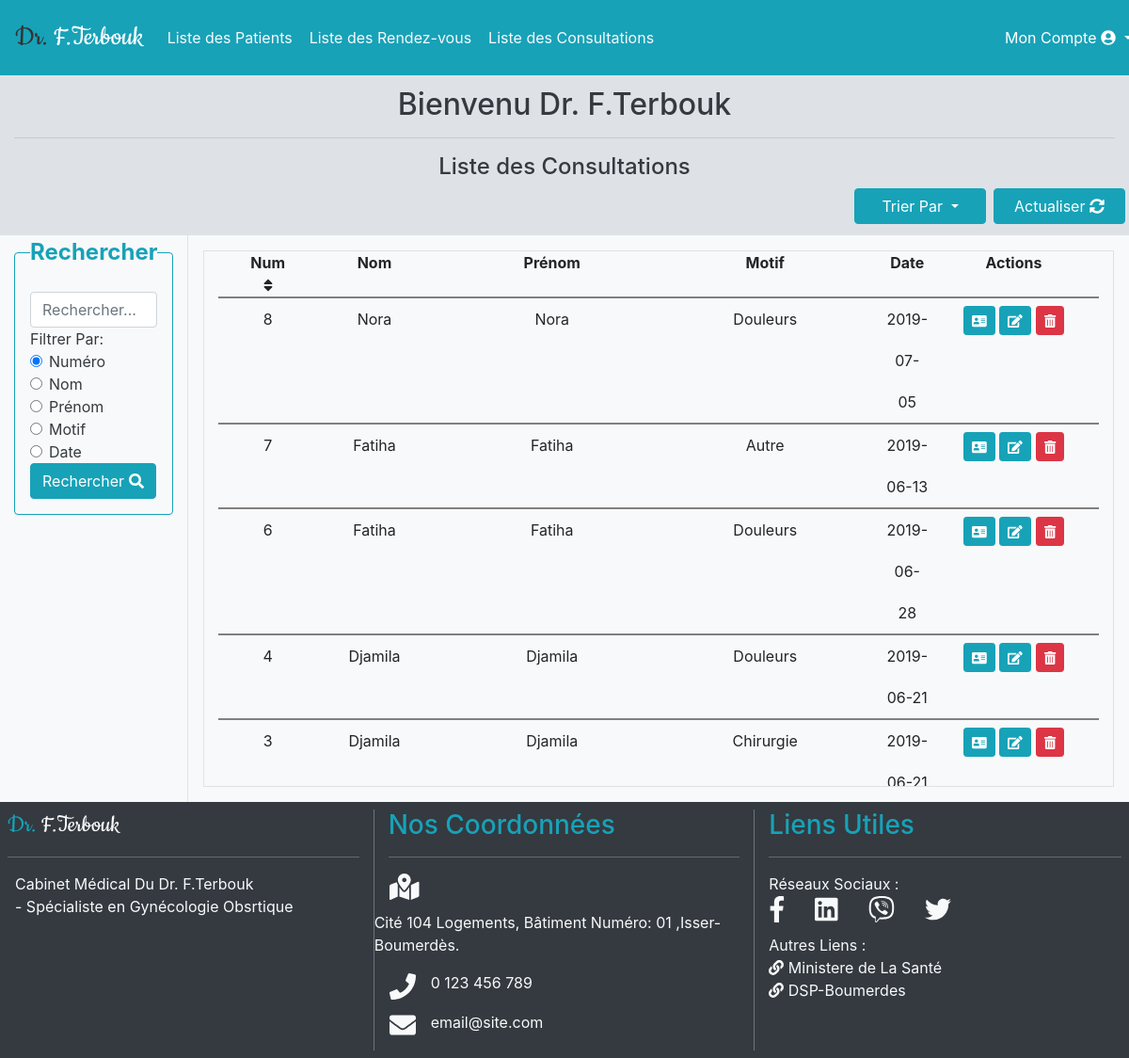
Page /pg/liste.consultations.php (signed in) on the committed database.
### tables this page shows
CREATE TABLE `consultation` (
  `numero` int(11) NOT NULL,
  `num_patient` int(10) UNSIGNED DEFAULT NULL,
  `date_consultation` date DEFAULT NULL,
  `heure_cons` varchar(5) NOT NULL,
  `motif` varchar(100) DEFAULT NULL,
  `descriptif` varchar(300) DEFAULT NULL
);

CREATE TABLE `patient` (
  `matricule` int(10) UNSIGNED NOT NULL,
  `id` varchar(20) NOT NULL,
  `password` varchar(40) NOT NULL,
  `nom` varchar(20) NOT NULL,
  `prenom` varchar(20) NOT NULL,
  `age` int(3) UNSIGNED NOT NULL,
  `adresse` varchar(50) NOT NULL,
  `email` varchar(50) NOT NULL,
  `numtel` varchar(10) NOT NULL
);

### inc/bcl.consultations.inc.php (the view, shortened to what this page needs)
<?php
$resultat = $mysqli->query($requete) or die ('Erreur '.$requete.' '.$mysqli->error);
if (mysqli_num_rows($resultat) > 0) {
while ($ligne = $resultat->fetch_assoc()) {
 echo
                     '<div class="row col-lg-12 text-center mx-1" style="border-bottom: solid 2px grey;">
                        <div class=" col-lg-1 d-none d-lg-block" style="line-height: 275%;">
                            '.$ligne['numero'].'
                        </div>
                        <div class=" col-lg-2 col-md-3" style="line-height: 275%;">
                            '.$ligne['nom'].'
                        </div>
                        <div class=" col-lg-3 col-md-3" style="line-height: 275%;">
                            '.$ligne['prenom'].'
                        </div>
                        <div class="col-lg-3 d-none d-lg-block" style="line-height: 275%;">
                            '.$ligne['motif'].'
                        </div>
                        <div class=" col-lg-1 col-md-3" style="line-height: 275%;">
                            '.$ligne['date_consultation'].'
                        </div>
                        <div class="col-lg-2 col-md-3">
                            <a class="btn-sm btn btn-info my-2" title="Afficher les Détails" href="index.php?p=4&numero='.$ligne['numero'].'">
                                        <i class="fas fa-address-card"></i></a>
                                    <a class="btn-sm btn btn-info my-2 " title="Modifier" href="index.php?p=3&numero='.$ligne['numero'].'">
                                        <i class="fas fa-edit"></i></a>
                                    <a class="btn-sm btn btn-danger my-2 " title="Supprimer" href="index.php?p=1&delete=1&numero='.$ligne['numero'].'" onclick="return confirm(\'Supprimer?\');">
                                        <i class="fas fa-trash-alt"></i></a>
                        </div>
                    </div>';
}
}
else {
    echo '<div class=" col-lg-12 text-center mx-1" style="border-bottom: solid 2px grey;padding:20px">
                        <h4 class="text-center">Aucune Consultation Trouvée</h4>
                    </div>';
}
?>

### pg/liste.consultations.php (shortened to what this page needs)
<?php
include("inc/fonction.inc.php");
?>
<!DOCTYPE html>
<html>
    <?php
include("inc/h.inc.php");
?>
    <body style="overflow-x: hidden;">
               <?php
include("inc/nav_medecin.inc.php");
include("inc/tri.consultations.inc.php");
?>
        <div class="container-fluid">
            <div class="row">
                <div class="col-12 py-2 text-dark" style="background-color: #dee2e6;">
                    <h2 class="m-1 text-center">
                        Bienvenu Dr. F.Terbouk
                    </h2>
                    <hr>
                    <h4 class="m-1 text-center">
                        Liste des Consultations
                    </h4>
                    <div class="float-right">
                        <div class="row">
                    		<div class="dropdown">
                        		<button aria-expanded="false" title="Trier La liste des Consultations" style="width: 140px;" aria-haspopup="true" class="btn btn-info dropdown-toggle m-1" data-toggle="dropdown" id="dropdownMenuButton" type="button">
                            		Trier Par
                        		</button>
                    		</div>
                    		<div>
                            <a class="btn btn-info m-1" title="Actualiser La Liste des Consultations" href="index.php?p=1" style="width: 140px;">
                                Actualiser  <i class="fas fa-sync-alt"></i>
                            </a>
                            </div>
                        </div>
                    </div>
                </div>
                <div class="col-lg-2 col-sm-12 text-center text-dark border border-bottom-0 border-left-0 border-top-0 bg-light search-height">
					<form class="form-group text-left mx-auto" enctype="multipart/form-data" method="post" action="index.php?p=1" accept-charset="utf-8">
						<fieldset class="border rounded border-info p-3">
						<legend class="text-center font-weight-bold text-info">Rechercher</legend>
                        <input required="required" class="form-control" placeholder="Rechercher..." name="search" type="search"></input>
                        <label class="form-check-label">Filtrer Par:</label>
                        <div class="form-check" for="radio1">
                        <label class="form-check-label d-none d-lg-block" ><input class="form-check-input" type="radio" id="radio1" name="filtre" value="numero" checked="checked">Numéro</label>
                        </div>
                        <div class="form-check" for="radio2">
                        <label class="form-check-label"><input class="form-check-input" type="radio" id="radio2" name="filtre" value="nom">Nom</label>
                        </div>
                        <div class="form-check" for="radio3" >
                        <label class="form-check-label"><input class="form-check-input" type="radio" id="radio3" name="filtre" value="prenom">Prénom</label>
                        </div>
                        <div class="form-check" for="radio4">
                        <label class="form-check-label d-none d-lg-block"><input class="form-check-input" type="radio" id="radio4" name="filtre" value="motif">Motif</label>
                        </div>
                        <div class="form-check" for="radio5">
                        <label class="form-check-label"><input class="form-check-input" type="radio" id="radio5" name="filtre" value="date_consultation">Date</label>
                        </div>
                        <button type="submit" title="Rechercher..." class="btn btn-info">Rechercher <i class="fas fa-search"></i></button>
                        </fieldset>
                    </form>
                </div>
                <div class="col-lg-10 col-sm-12 bg-light px-3 py-3">
                    <div  class="row col-lg-12 text-center justify-content-center border mx-auto align-items-center" style="overflow-y: scroll; max-height: 570px;">
                    <div class="row col-lg-12 text-center font-weight-bold mx-1" style="border-bottom: solid 2px grey;">
                        <div class="col-lg-1 d-none d-lg-block">
                            Num <?php echo $titre1;?>
                        </div>
                        <div class=" col-lg-2 col-md-3">
                            Nom <?php echo $titre2;?>
                        </div>
                        <div class=" col-lg-3 col-md-3">
                            Prénom <?php echo $titre3;?>
                        </div>
                        <div class=" col-lg-3 d-none d-lg-block">
                            Motif <?php echo $titre4;?>
                        </div>
                        <div class="col-lg-1 col-md-3">
                            Date <?php echo $titre5;?>
                        </div>
                        <div class=" col-lg-2 col-md-3 d-none d-md-block">
                            Actions
                        </div>
                    </div>
                    <?php
		include("inc/bcl.consultations.inc.php");
		           ?>
                    </div>
                </div>
                </div>
            </div>
        <?php
include("inc/f.inc.php");
?>
    </body>
</html>

### inc/h.inc.php (shortened to what this page needs)
<head>
            <link href="css/bootstrap.min.css" rel="stylesheet" type="text/css">
<link href="css/font-face.css" rel="stylesheet" type="text/css">
</head>

### inc/nav_medecin.inc.php (shortened to what this page needs)
<nav class="navbar navbar-expand-lg navbar-dark bg-info" style="min-height: 80px;">
    <a class="navbar-brand" href="#">
        <h2 style="font-family: logo;" class="my-auto"><span style="color: #333;">Dr. </span>F.Terbouk</h2>
    </a>
    <div class="collapse navbar-collapse" id="navbarSupportedContent">
        <ul class="navbar-nav mr-auto">
            <li class="nav-item">
                <a class="nav-link btn btn-info text-light" href="index.php?p=8">
                    Liste des Patients
                </a>
            </li>
            <li class="nav-item">
                <a class="nav-link btn btn-info text-light" href="index.php?p=15">
                    Liste des Rendez-vous
                </a>
            </li>
            <li class="nav-item">
                <a class="nav-link btn btn-info text-light" href="index.php?p=1">
                    Liste des Consultations
                </a>
            </li>
        </ul>
        <div class="row my-auto">
            <div class="dropdown">
                        <button aria-expanded="false" title="Parametres du Compte" style="width: 140px;" aria-haspopup="true" class="btn btn-info dropdown-toggle m-1" data-toggle="dropdown" id="dropdownMenuButton" type="button">
                           Mon Compte <i class="fas fa-user-circle"></i>
                        </button>
                    </div>
        </div>
    </div>
</nav>

### inc/tri.consultations.inc.php
<?php
if (isset ($_GET['tri'])){
		$term=$_GET['tri'];
switch ($term):
    case 1:
		$critere ='numero';
		$titre1='<i class="fas fa-sort"></i>';
        break;
    case 2:
		$critere ='nom';
		$titre2 ='<i class="fas fa-sort"></i>';
        break;
   	case 3:
		$critere ='prenom';
		$titre3 ='<i class="fas fa-sort"></i>';
        break;
	case 4:
		$critere ='motif';
		$titre4 = '<i class="fas fa-sort"></i>';
        break;
    case 5:
		$critere ='date_consultation';
		$titre5 = '<i class="fas fa-sort"></i>';
        break;
    default:
		$critere = 'numero';$titre1 = '<i class="fas fa-sort"></i>';
endswitch;
}
else{$critere = 'numero';$titre1 = '<i class="fas fa-sort"></i>';}
$requete = "SELECT * FROM consultation, patient WHERE num_patient=matricule ORDER BY $critere DESC ";
?>

### inc/f.inc.php
<footer class="text-light bg-dark row px-2 py-2">
            <div class="col-lg-4  border border-secondary border-left-0 border-top-0 border-bottom-0">
                <h3 style="font-family: logo;"><span class="text-info">Dr. </span>F.Terbouk</h3>
                <hr class="bg-secondary">
                <div class="m-2">
                Cabinet Médical Du Dr. F.Terbouk<br>
                - Spécialiste en Gynécologie Obsrtique
                </div>
            </div>
            <div class="col-lg-4 border-right border-secondary ">
            <h3 class="text-info" >Nos Coordonnées</h3>
            <hr class="bg-secondary">
                <div class="row">
                    <h3><i class="fa fa-map-marked-alt mx-3"></i></h3>
                    <p>Cité 104 Logements, Bâtiment Numéro: 01 ,Isser-Boumerdès.</p>
                </div>
                <div class="row">
                    <h3><i class="fa fa-phone mx-3"></i></h3>
                    <p>0 123 456 789</p>
                </div>
                <div class="row">
                    <h3><i class="fa fa-envelope mx-3"></i></h3>
                    <a class="text-light" href="#">email@site.com</a>
                </div>
            </div>
            <div class="col-lg-4">
                <h3 class="text-info">
                Liens Utiles
                </h3>
                <hr class="bg-secondary">
                Réseaux Sociaux :
                <div class="row">
                    <a class="text-light mx-3" href="#"><h3><i class="fab fa-facebook-f"></h3></i></a>
                    <a class="text-light mx-3" href="#"><h3><i class="fab fa-linkedin""></h3></i></a>
                    <a class="text-light mx-3" href="#"><h3><i class="fab fa-viber"></h3></i></a>
                    <a class="text-light mx-3" href="#"><h3><i class="fab fa-twitter"></h3></i></a>
                </div>
                Autres Liens :<br>
                <a href="http://www.sante.gov.dz/" class="text-light" target="blank"><i class="fas fa-link"></i> Ministere de La Santé</a><br>
                <a href="http://www.dsp-boumerdes.dz/" class="text-light" target="blank"><i class="fas fa-link"></i> DSP-Boumerdes</a>
            </div>
        </footer>

### inc/h.inc.php (style rules this page uses)
@media only screen and (min-width: 991.98px) { .search-height { min-height: 600px; } }

### rows in the picture
consultation: numero "8", num_patient.nom "Nora", num_patient.prenom "Nora", motif "Douleurs", date_consultation "2019-07-05"
consultation: numero "7", num_patient.nom "Fatiha", num_patient.prenom "Fatiha", motif "Autre", date_consultation "2019-06-13"
consultation: numero "6", num_patient.nom "Fatiha", num_patient.prenom "Fatiha", motif "Douleurs", date_consultation "2019-06-28"
consultation: numero "4", num_patient.nom "Djamila", num_patient.prenom "Djamila", motif "Douleurs", date_consultation "2019-06-21"
consultation: numero "3", num_patient.nom "Djamila", num_patient.prenom "Djamila", motif "Chirurgie", date_consultation "2019-06-21"
